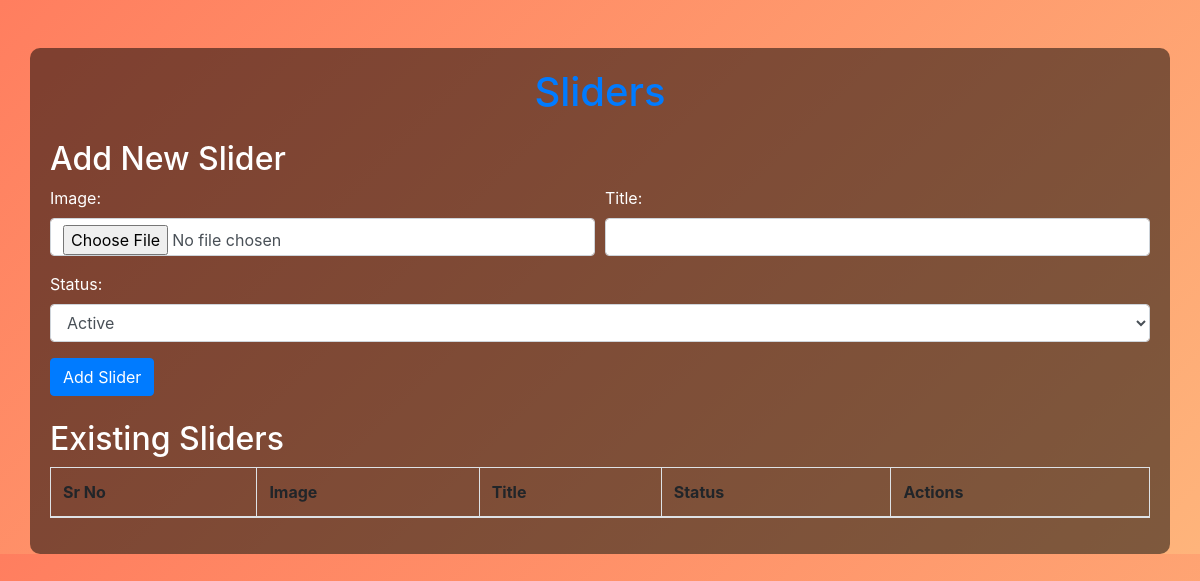
Before: /adminside/slider.php with the older database file.
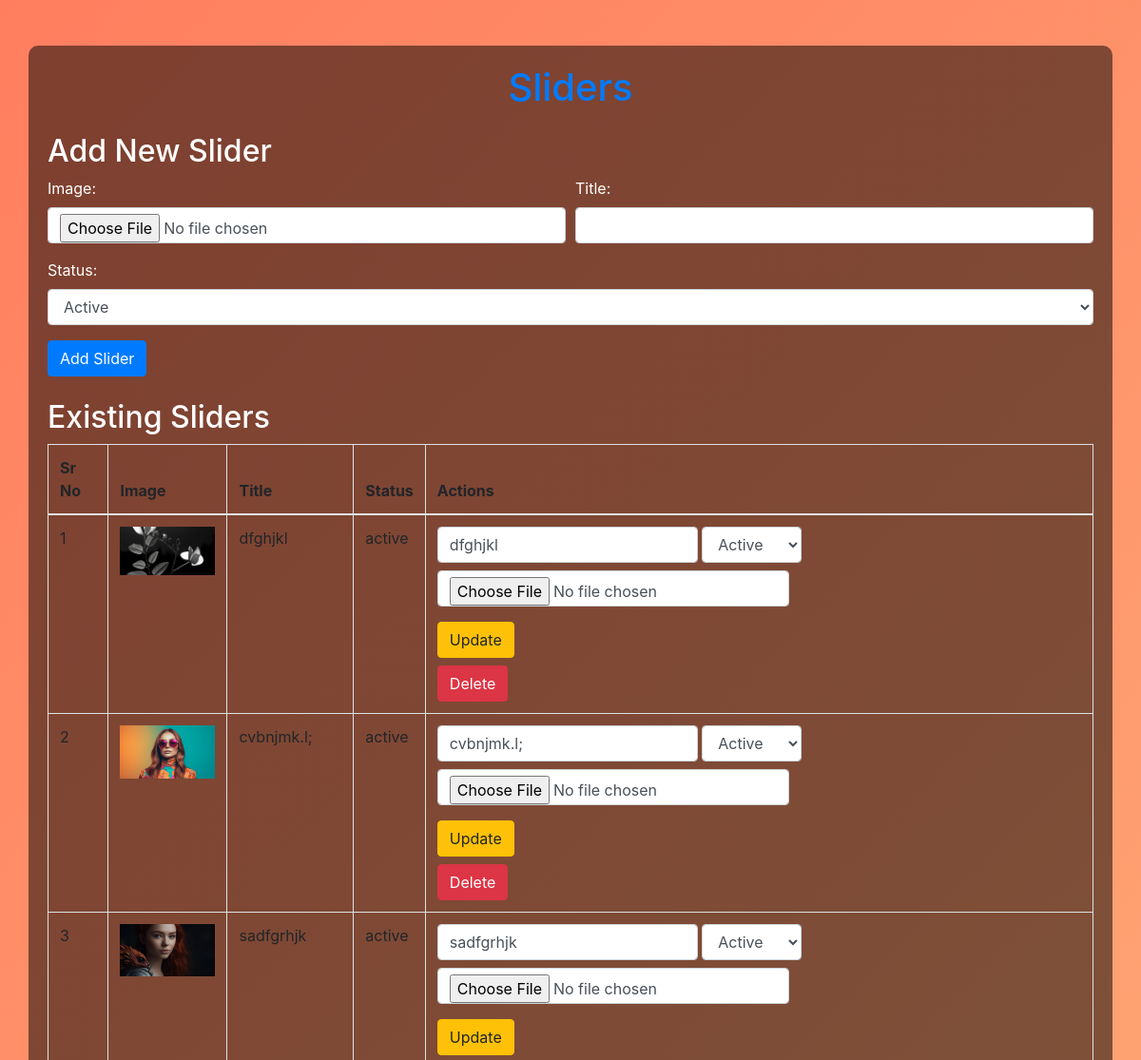
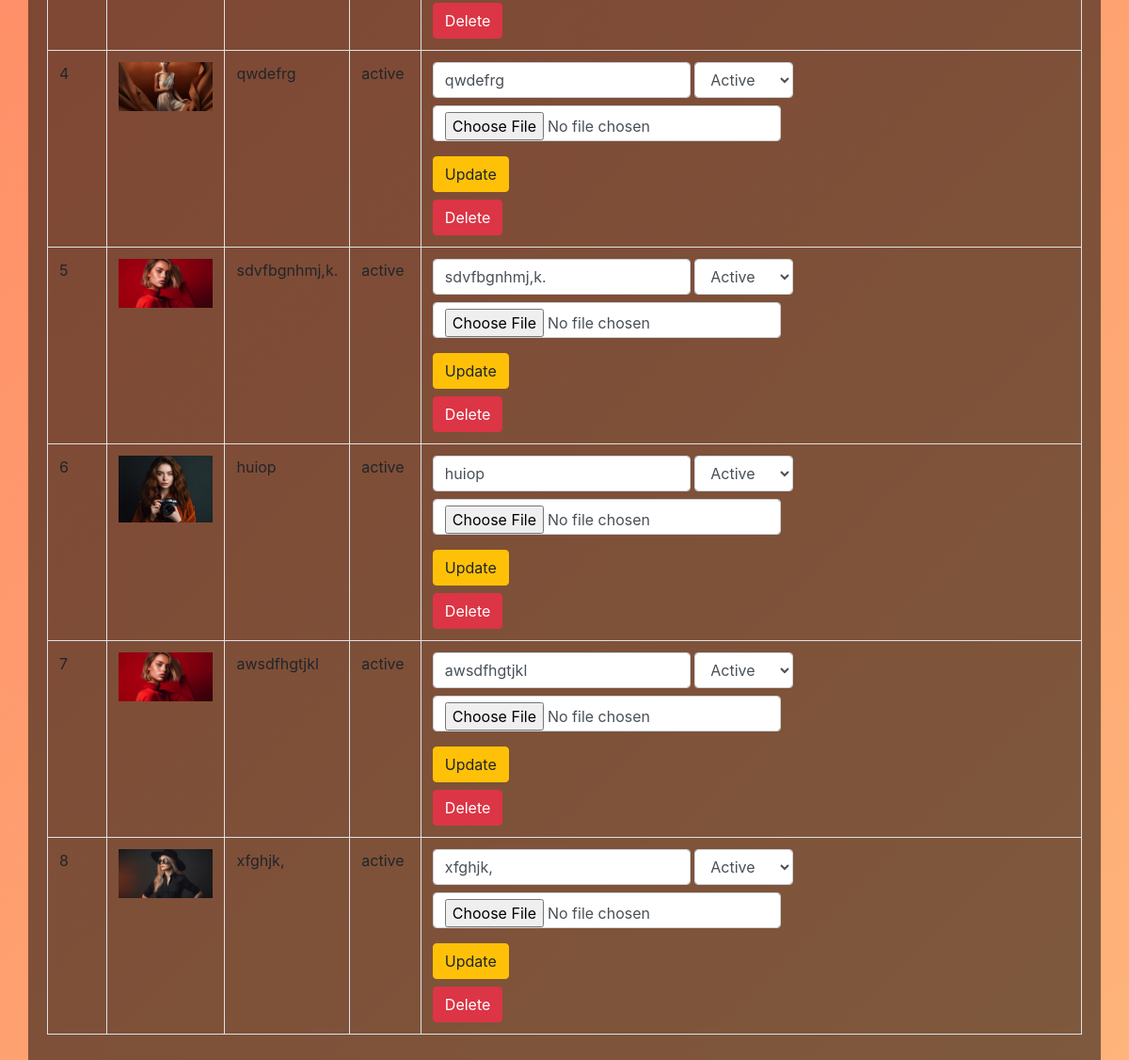
After: the same page with the newer database file (2 pictures, top to bottom).
### tables this page shows
CREATE TABLE `sliders` (
  `id` int(11) NOT NULL,
  `image` varchar(255) NOT NULL,
  `status` enum('active','inactive') NOT NULL DEFAULT 'active',
  `title` varchar(255) NOT NULL
);

### adminside/controllers/control.php (called while the page is built, shortened)
<?php
include 'config.php';
include 'models/Model.php';
class Control {
    private $model;
    public function __construct($connection) {
        $this->model = new Model($connection);
    }
    public function getSliders() {
        return $this->model->getSliders();
    }
}
?>

### adminside/models/model.php (called while the page is built, shortened)
<?php
class Model {
    private $conn;
    public function __construct($connection) {
        $this->conn = $connection;
    }
    public function getSliders() {
        return $this->conn->query("SELECT * FROM sliders ORDER BY id DESC");
    }
}
?>

### adminside/slider.php (the view, shortened to what this page needs)
<?php
include 'controllers/Control.php';
$controller = new Control($conn);
$sliders = $controller->getSliders();
?>
<!DOCTYPE html>
<html lang="en">
<head>
    <link rel="stylesheet" href="https://stackpath.bootstrapcdn.com/bootstrap/4.5.2/css/bootstrap.min.css">
</head>
<body>
    <div class="container mt-5">
        <h1 class="mb-4 text-center text-primary">Sliders</h1>
        <h2>Add New Slider</h2>
        <form method="post" enctype="multipart/form-data" class="mb-4">
            <div class="form-row">
                <div class="form-group col-md-6">
                    <label for="image">Image:</label>
                    <input type="file" class="form-control" id="image" name="image" accept="image/*" required>
                </div>
                <div class="form-group col-md-6">
                    <label for="title">Title:</label>
                    <input type="text" class="form-control" id="title" name="title" required>
                </div>
            </div>
            <div class="form-group">
                <label for="status">Status:</label>
                <select class="form-control" id="status" name="status">
                    <option value="active">Active</option>
                </select>
            </div>
            <button type="submit" class="btn btn-primary">Add Slider</button>
        </form>
        <h2>Existing Sliders</h2>
        <table class="table table-bordered">
            <thead>
                <tr>
                    <th>Sr No</th>
                    <th>Image</th>
                    <th>Title</th>
                    <th>Status</th>
                    <th>Actions</th>
                </tr>
            </thead>
            <tbody>
            <?php
            $srno = 1;
            while ($row = $sliders->fetch_assoc()): ?>
                <tr>
                    <td><?php echo $srno++; ?></td>
                    <td><img src="<?php echo $row['image']; ?>" alt="<?php echo $row['title']; ?>" class="slider-image"></td>
                    <td><?php echo $row['title']; ?></td>
                    <td><?php echo $row['status']; ?></td>
                    <td>
                        <form method="post" enctype="multipart/form-data" class="d-inline">
                            <input type="text" name="title" value="<?php echo $row['title']; ?>" required class="form-control mb-2" style="display: inline-block; width: auto;">
                            <select name="status" class="form-control mb-2" style="display: inline-block; width: auto;">
                                <option value="active" <?php echo $row['status'] == 'active' ? 'selected' : ''; ?>>Active</option>
                            </select>
                            <input type="file" name="image" accept="image/*" class="form-control mb-2" style="display: inline-block; width: auto;">
                            <div class="action-buttons">
                                <button type="submit" class="btn btn-warning mt-2">Update</button>
                            </div>
                        </form>
                        <form method="get" class="d-inline">
                            <button type="submit" class="btn btn-danger mt-2">Delete</button>
                        </form>
                    </td>
                </tr>
            <?php endwhile; ?>
            </tbody>
        </table>
    </div>
</body>
</html>

### adminside/slider.php (style rules this page uses)
body { background: linear-gradient(135deg, #ff7e5f, #feb47b); color: #fff; }
.slider-image { width: 100px; height: auto; object-fit: cover; }
.action-buttons { display: flex; gap: 10px; }
.container { background: rgba(0, 0, 0, 0.5); padding: 20px; border-radius: 10px; }
h1, h2 { color: #fff; }

Changed rows visible on the page:
added sliders: image (picture), title "dfghjkl", status "active", status "Active"
added sliders: image (picture), title "cvbnjmk.l;", status "active", status "Active"
added sliders: image (picture), title "sadfgrhjk", status "active", status "Active"
added sliders: image (picture), title "qwdefrg", status "active", status "Active"
added sliders: image (picture), title "sdvfbgnhmj,k.", status "active", status "Active"
added sliders: image (picture), title "huiop", status "active", status "Active"
added sliders: image (picture), title "awsdfhgtjkl", status "active", status "Active"
added sliders: image (picture), title "xfghjk,", status "active", status "Active"
